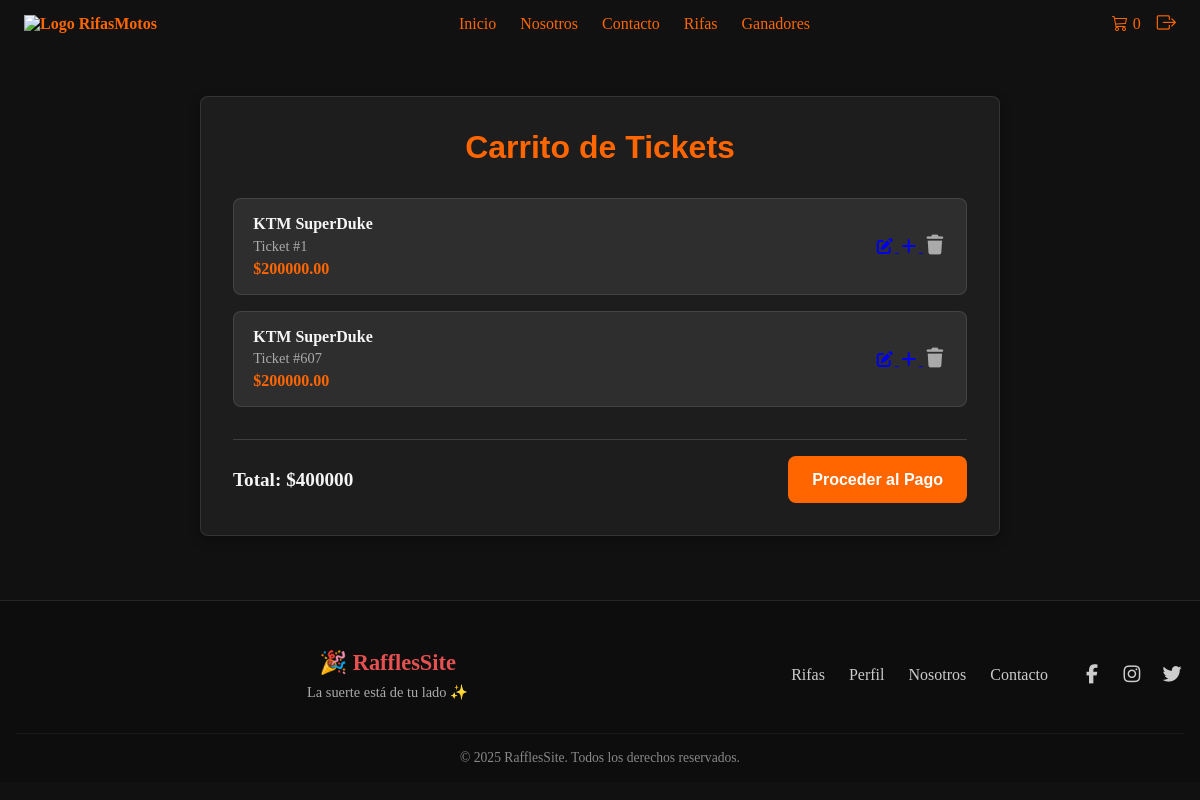
The page /cart/ (signed in) on the database as committed earlier.
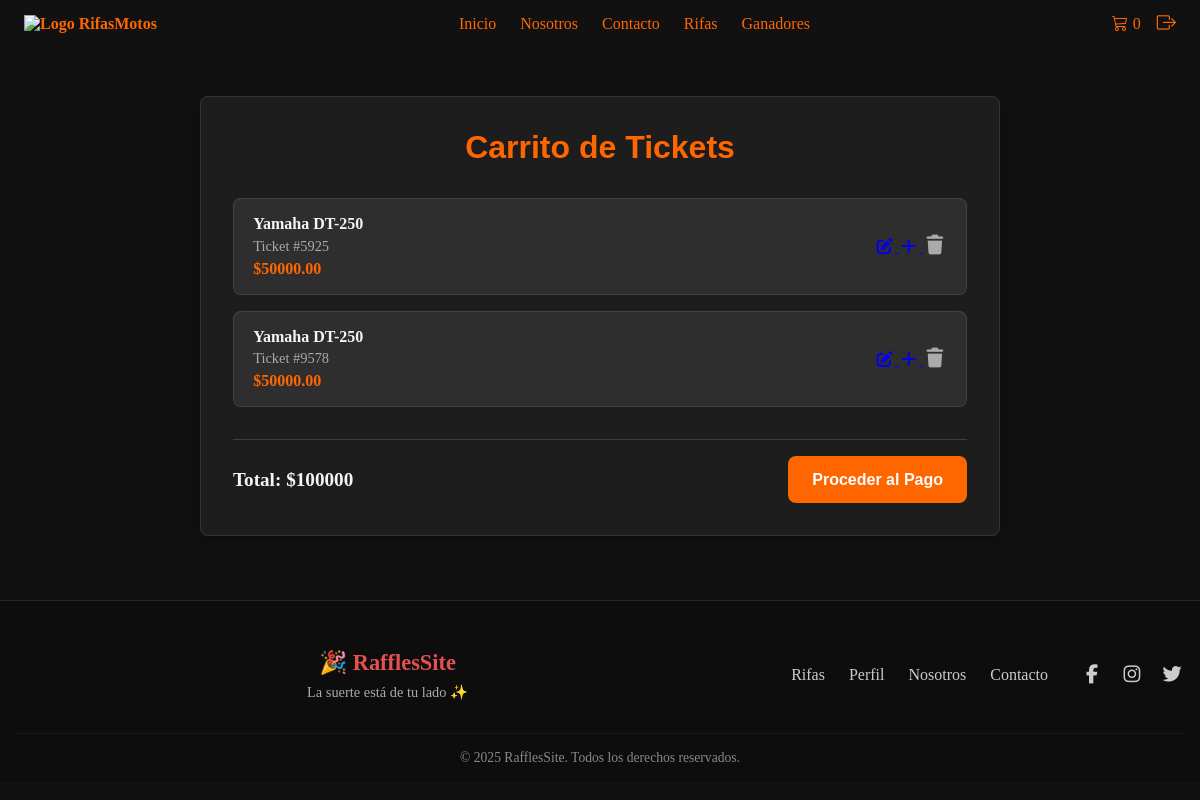
The same page on the database as committed later.
### raffles_app/models.py (models this page shows, shortened)
class Ticket(models.Model):
    PAYMENT_STATUS = [
        ("pending", "Pendiente"),
        ("paid", "Pagado"),
        ("failed", "Fallido"),
    ]
    raffle = models.ForeignKey(
        Raffle,
        on_delete=models.CASCADE,
        related_name="tickets"
    )
    user = models.ForeignKey(
        User,
        on_delete=models.CASCADE,
        related_name="tickets"
    )
    number = models.PositiveIntegerField(blank=True, null=True, db_index=True)
    code = models.UUIDField(default=uuid.uuid4, editable=False, unique=True)  # Código único
    payment_status = models.CharField(
        max_length=20,
        choices=PAYMENT_STATUS,
        default="pending",
        db_index=True
    )
    created_at = models.DateTimeField(auto_now_add=True)
    class Meta:
        unique_together = ('raffle', 'number')
        ordering = ['number']

class Raffle(models.Model):
    STATUS_CHOICES = [
        ("open", "Abierta"),
        ("closed", "Cerrada"),
        ("finished", "Finalizada con ganador"),
    ]
    motorcycle = models.ForeignKey(
        Motorcycle,
        on_delete=models.CASCADE,
        related_name="raffles"
    )
    ticket_price = models.DecimalField(max_digits=10, decimal_places=2)
    max_tickets = models.PositiveIntegerField()
    status = models.CharField(
        max_length=20,
        choices=STATUS_CHOICES,
        default="open",
        db_index=True
    )
    created_at = models.DateTimeField(auto_now_add=True)
    updated_at = models.DateTimeField(auto_now=True)
    ends_at = models.DateTimeField()
    seed_commitment = models.CharField(max_length=128, blank=True, null=True)
    seed_reveal = models.CharField(max_length=256, blank=True, null=True)
    winner_ticket = models.ForeignKey(
        'Ticket',
        on_delete=models.SET_NULL,
        null=True,
        blank=True,
        related_name="won_raffles"
    )

class Motorcycle(models.Model):
    brand = models.CharField(max_length=100, db_index=True)   # Ej: Yamaha
    model = models.CharField(max_length=100, db_index=True)   # Ej: MT-09
    year = models.PositiveIntegerField(db_index=True)         # Ej: 2024
    description = models.TextField(blank=True)
    is_new = models.BooleanField(default=True)     # True = nueva, False = usada
    mileage = models.PositiveIntegerField(
        blank=True, null=True,
        help_text="Kilometraje en kilómetros (solo si es usada)."
    )
    condition = models.CharField(
        max_length=50,
        choices=[
            ("excelente", "Excelente"),
            ("bueno", "Bueno"),
            ("regular", "Regular"),
        ],
        blank=True,
        null=True,
        help_text="Condición general de la moto si es usada."
    )

### raffles_app/views.py (the view)
# urls.py: path("cart/", views.cart, name="cart"),  # ✅ nueva ruta
@login_required
def cart(request):
    tickets = Ticket.objects.filter(user=request.user, payment_status="pending").select_related("raffle")
    total = tickets.aggregate(
        total=Sum("raffle__ticket_price")
    )["total"] or 0
    return render(request, "raffles/cart.html", {
        "tickets": tickets,
        "total": total,
    })

### raffles_app/templates/raffles/cart.html (shortened to what this page needs)
{% extends 'base.html' %}
{% load static %}
{% block content %}
<section class="cart">
  <h1 class="cart__title">Carrito de Tickets</h1>
  <div class="cart__list" id="cartList">
    {% if tickets %}
      {% for ticket in tickets %}
        <div class="cart-item">
          <div class="cart-item__info">
            <h3>{{ ticket.raffle.motorcycle.brand }} {{ ticket.raffle.motorcycle.model }}</h3>
            <p class="cart-item__ticket">Ticket #{{ ticket.number }}</p>
            <p class="cart-item__price">${{ ticket.raffle.ticket_price }}</p>
          </div>
         <div class="cart-item__actions">
  <a href="{% url 'edit_ticket' ticket.id %}" class="cart-item__edit" aria-label="Editar ticket">
    <i class="fas fa-edit"></i>
  </a>
  <a href="{% url 'buy_ticket' ticket.raffle.id %}" class="cart-item__add" aria-label="Agregar ticket">
    <i class="fas fa-plus"></i>
  </a>
  <form action="{% url 'remove_ticket' ticket.id %}" method="post" style="display:inline;">
    <button type="submit" class="cart-item__remove" aria-label="Eliminar ticket">
      <i class="fas fa-trash"></i>
    </button>
  </form>
</div>
        </div>
      {% endfor %}
    {% else %}
      <p style="text-align:center; color:var(--color-muted);">
        Tu carrito está vacío 🛒
      </p>
    {% endif %}
  </div>
  {% if tickets %}
  <div class="cart__summary">
    <p>Total: <span id="cartTotal">
      ${{ total }}
    </span></p>
    <button class="pay-btn">Proceder al Pago</button>
  </div>
  {% endif %}
</section>
{% endblock %}

Rows that differ between the two databases and show on the page:
removed Ticket: raffle.motorcycle.brand "KTM", raffle.motorcycle.model "SuperDuke", number "1", raffle.ticket_price "200000.00"
removed Ticket: raffle.motorcycle.brand "KTM", raffle.motorcycle.model "SuperDuke", number "607", raffle.ticket_price "200000.00"
added Ticket: raffle.motorcycle.brand "Yamaha", raffle.motorcycle.model "DT-250", number "5925", raffle.ticket_price "50000.00"
added Ticket: raffle.motorcycle.brand "Yamaha", raffle.motorcycle.model "DT-250", number "9578", raffle.ticket_price "50000.00"
Other text that changed with them:
{{ total }}: "400000" → "100000"
